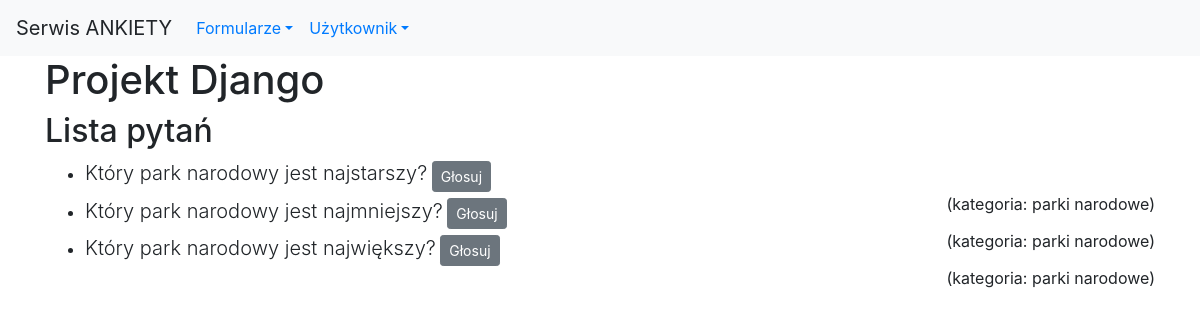
Screenshot of /formularze/ (signed in) with the database file from the repository.
### formularze/models.py (models this page shows, shortened)
class Pytanie(models.Model):
    kategoria = models.ForeignKey(Kategoria, on_delete=models.SET_NULL,
                                  blank=True, null=True, related_name="pytania")
    tekst_pytania = models.CharField('tekst pytania', max_length=200)
    data_d = models.DateTimeField('data dodania', default=timezone.now)
    class Meta:
        verbose_name_plural = 'pytania'
        ordering = ['-data_d', ]
    def __str__(self):
        return self.tekst_pytania[0:50]

class Kategoria(models.Model):
    nazwa = models.CharField(max_length=30)
    class Meta:
        verbose_name_plural = 'kategorie'

### formularze/views.py (the view)
# urls.py: path('', views.ListaPytan.as_view(), name='lista-pytan'),
class ListaPytan(ListView):
    model = Pytanie
    template_name = 'formularze/lista_pytan.html'
    context_object_name = 'pytania'
    def get_queryset(self):
        return Pytanie.objects.order_by('-data_d')[:10]

### formularze/templates/formularze/lista_pytan.html
{% extends 'szablon.html' %}
{% block tresc %}
    <h2>Lista pytań</h2>
    <ul>
    {% for p in pytania %}
        <li class="mb-1">
            <span class="lead">{{ p }}</span>
            <a href="{% url 'formularze:pytanie-glosuj' p.id %}" class="btn btn-secondary btn-sm">Głosuj</a>
            <br>
            <span class="float-right">(kategoria: {{ p.kategoria.nazwa }})</span>
        </li>
    {% endfor %}
    </ul>
{% endblock %}

### rows the page displays
Pytanie: tekst_pytania "Który park narodowy jest najstarszy?", kategoria.nazwa "parki narodowe"
Pytanie: tekst_pytania "Który park narodowy jest najmniejszy?", kategoria.nazwa "parki narodowe"
Pytanie: tekst_pytania "Który park narodowy jest największy?", kategoria.nazwa "parki narodowe"
